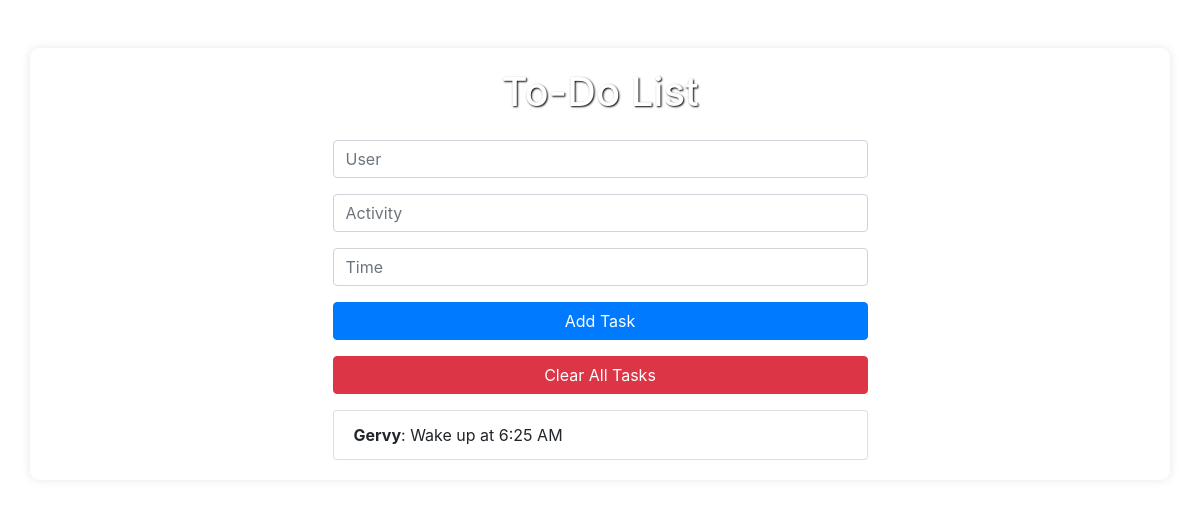
Before: / with the older database file.
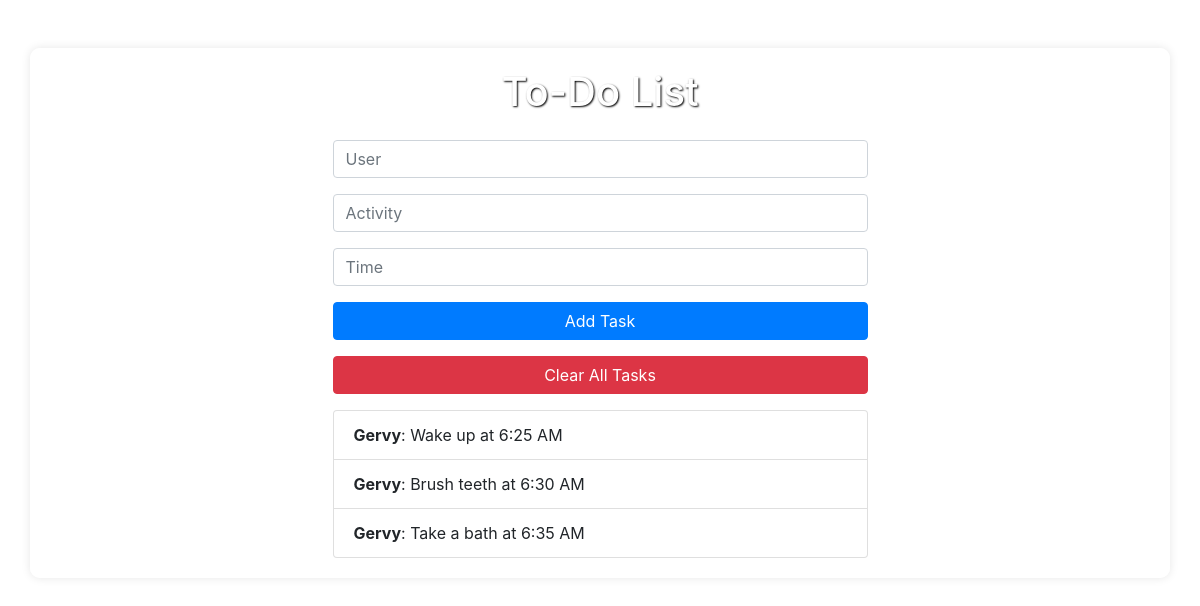
After: the same page with the newer database file.
### tables this page shows
CREATE TABLE tasks (
        id INTEGER PRIMARY KEY AUTOINCREMENT,
        user TEXT NOT NULL,
        activity TEXT NOT NULL,
        time TEXT NOT NULL
    );

### to-do-list-web-app.py (the view)
@app.route('/')
def index():
    conn = sqlite3.connect('todo.db')
    cursor = conn.cursor()
    cursor.execute('SELECT * FROM tasks')
    tasks = cursor.fetchall()
    conn.close()
    return render_template('index.html', tasks=tasks)

### templates/index.html (shortened to what this page needs)
<!DOCTYPE html>
<html lang="en">
<head>
    <link href="https://stackpath.bootstrapcdn.com/bootstrap/4.5.2/css/bootstrap.min.css" rel="stylesheet">
    <link rel="stylesheet" href="{{ url_for('static', filename='styles.css') }}">
</head>
<body>
    <div class="container mt-5">
        <div class="row">
            <div class="col-md-6 offset-md-3">
                <h1 class="text-center mb-4">To-Do List</h1>
                <form action="/add" method="post" class="mb-3">
                    <div class="form-group">
                        <input type="text" name="user" class="form-control" placeholder="User" required>
                    </div>
                    <div class="form-group">
                        <input type="text" name="activity" class="form-control" placeholder="Activity" required>
                    </div>
                    <div class="form-group">
                        <input type="text" name="time" class="form-control" placeholder="Time" required>
                    </div>
                    <button type="submit" class="btn btn-primary btn-block">Add Task</button>
                </form>
                <form action="/clear" method="post" class="mb-3">
                    <button type="submit" class="btn btn-danger btn-block">Clear All Tasks</button>
                </form>
                <ul class="list-group">
                    {% for task in tasks %}
                    <li class="list-group-item d-flex justify-content-between align-items-center">
                        <span><strong>{{ task[1] }}</strong>: {{ task[2] }} at {{ task[3] }}</span>
                    </li>
                    {% endfor %}
                </ul>
            </div>
        </div>
    </div>
</body>
</html>

### templates/static/styles.css (style rules this page uses)
body { background-image: url('/static/background.jpg'); background-size: cover; background-repeat: no-repeat; background-attachment: fixed; background-position: center; }
h1 { color: #ffffff; text-shadow: 1px 1px 2px #000000; }
.container { background-color: rgba(255, 255, 255, 0.8); padding: 20px; border-radius: 10px; box-shadow: 0px 0px 10px rgba(0, 0, 0, 0.1); margin-top: 50px; }

Changed rows visible on the page:
added tasks: user "Gervy", activity "Brush teeth", time "6:30 AM"
added tasks: user "Gervy", activity "Take a bath", time "6:35 AM"
